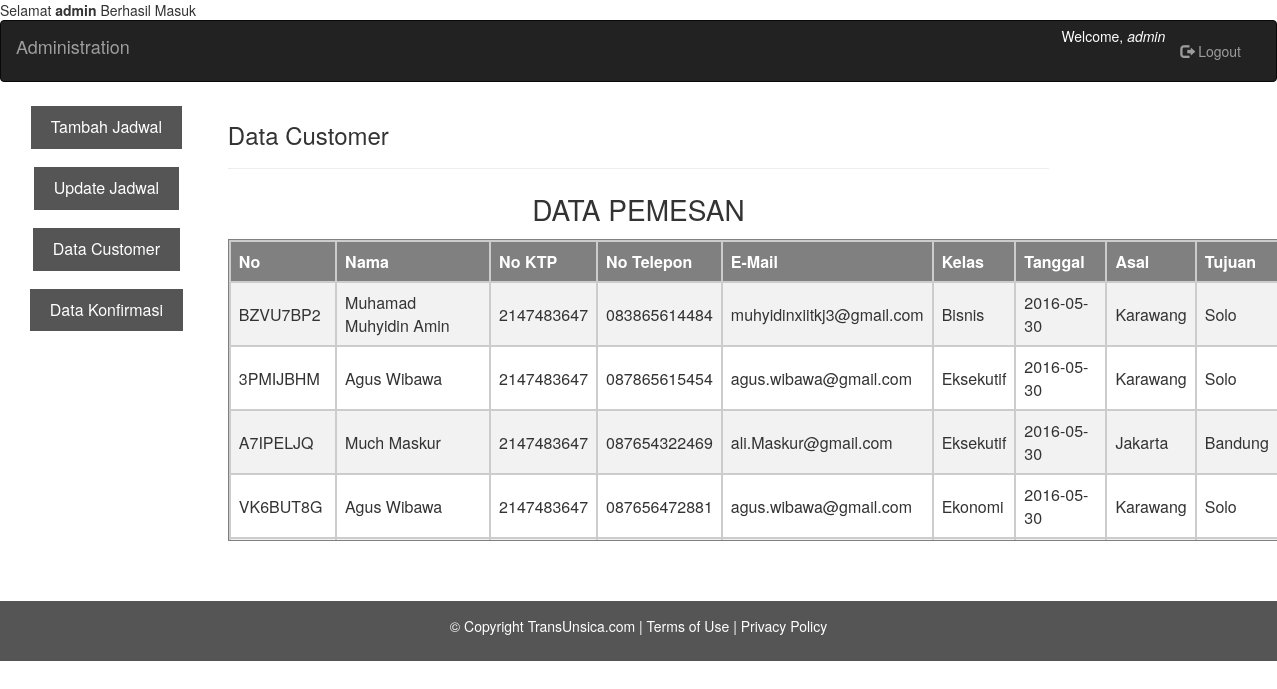
The app's page /Admin/Data-Customer.php (signed in) with its own data.
### tables this page shows
CREATE TABLE `tb_penumpang` (
  `No` varchar(8) NOT NULL DEFAULT '',
  `Nama` varchar(50) DEFAULT NULL,
  `NoKtp` int(16) DEFAULT NULL,
  `Telp` varchar(12) DEFAULT NULL,
  `Email` varchar(50) DEFAULT NULL
);

CREATE TABLE `tb_pesanan` (
  `No` varchar(8) NOT NULL DEFAULT '',
  `Kelas` varchar(20) DEFAULT NULL,
  `Tgl` date DEFAULT NULL,
  `Asal` varchar(30) DEFAULT NULL,
  `Tujuan` varchar(30) DEFAULT NULL
);

### Class/Database.php (the view, shortened to what this page needs)
<?php
class database{
    private $Host;
    private $userName;
    private $pass;
    private $name;
    private $con;
    function __construct($a, $b, $c, $d){
        $this->Host = $a;
        $this->userName = $b;
        $this->pass = $c;
        $this->name = $d;
    }
    public function connectMysql(){
        $con = mysqli_connect($this->Host, $this->userName, $this->pass, $this->name);
        $this->con = $con;
        return $con;
    }
    function tampilReport(){
        echo "<table id='validasi' border='1'>";
        echo "<tbody>";
        echo "<tr><th>No</th><th>Nama</th><th>No KTP</th><th>No Telepon</th><th>E-Mail</th>
                <th>Kelas</th><th>Tanggal</th><th>Asal</th><th>Tujuan</th></tr>";
        $query = "SELECT * FROM tb_penumpang,tb_pesanan where tb_penumpang.No = tb_pesanan.No";
        $result = mysqli_query($this->con, $query);
        while($field = mysqli_fetch_array ($result)){
            echo    "<tr><td>".$field['No']."</td><td>".$field['Nama'].
                    "</td><td>".$field['NoKtp']."</td><td>".$field['Telp'].
                    "</td><td>".$field['Email']."</td><td>".$field['Kelas'].
                    "</td><td>".$field['Tgl']."</td><td>".$field['Asal'].
                    "</td><td>".$field['Tujuan']."</td></tr>";
        }
        echo "</tbody>";
        echo "</table>";
    }
}
?>

### Admin/Session.php (shortened to what this page needs)
<?php
      if (empty($_SESSION['username'])) {
        header("location:index.php");
      }
      else {
        echo 'Selamat <b>'.$_SESSION['username'].'</b> Berhasil Masuk <br />';
        }
?>

### User/Head.php (shortened to what this page needs)
<?php
include('../Admin/session.php');
?>
<!DOCTYPE html>
<html lang="en">
<head>
  <link rel="stylesheet" href="../css/bootstrap.min.css">
  <link rel="stylesheet" type="text/css" href="../css/Style1.css" />
</head>
<body>
<nav class="navbar navbar-inverse">
  <div class="container-fluid">
    <div class="navbar-header">
      <a class="navbar-brand" href="Homepage.php">Administration</a>
    </div>
    <div class="collapse navbar-collapse" id="myNavbar">
      <ul class="nav navbar-nav navbar-right" id="log">
        <li>Welcome, <i><?php echo $_SESSION['username']; ?></i></li>
        <li><a href="logout.php"><span class="glyphicon glyphicon-log-out"></span> Logout</a></li>
      </ul>
    </div>
  </div>
</nav>
<div class="container-fluid text-center">
  <div class="row content">
    <div class="col-sm-2 sidenav">
      <p><a href="Add-Jadwal.php"><button class="button">Tambah Jadwal</button></a></p>
      <p><a href="Update-Jadwal.php"><button class="button button1">Update Jadwal</button></a></p>
      <p><a href="Data-Customer.php"><button class="button button2">Data Customer</button></a></p>
      <p><a href="Data-Confirm.php"><button class="button button2">Data Konfirmasi</button></a></p>
    </div>

### Admin/Data-Customer.php
<?php include "../User/head.php"?>
<link rel="stylesheet" type="text/css" href="../css/validasi.css" />
    <div class="col-sm-8 text-left">
      <h3>Data Customer</h3>
      <hr>
      <p class="p">DATA PEMESAN</p>
<?php
$id = new dbIdentity();
$db = new database($id->host, $id->user, $id->pass, $id->nameDb);
$db->connectMysql();
$db->tampilReport();
?>
<br />
<br />
<br />
    </div>
<?php include "../User/foot.php"?>

### User/Foot.php
</div>
</div>
<footer class="container-fluid text-center">
  <p>&copy; Copyright TransUnsica.com | Terms of Use | Privacy Policy</p>
</footer>
</body>
</html>

### CSS/Style1.css (style rules this page uses)
.row.content { height: 450px }
footer { background-color: #555; color: white; padding: 15px; }
#log { color: #ffffff;padding: 5px; }
.button { background-color: #555555; border: none; color: white; padding: 10px 20px; text-align: center; text-decoration: none; display: inline-block; font-size: 16px; margin: 4px 2px; cursor: pointer; }

### CSS/validasi.css (style rules this page uses)
th, td { border: 2px solid #cccccc; text-align: left; padding: 8px; }
tr:nth-child(even) { background-color: #f2f2f2 }
th { background-color: #808080; color: white; }
.p { text-align: center; font-size:200%; }
#validasi tbody { display:block;height:300px;overflow:auto;float:left;width:1050px; }

### records on screen
tb_penumpang: tb_pesanan.No "BZVU7BP2", Nama "Muhamad Muhyidin Amin", NoKtp "2147483647", Telp "083865614484", Email "muhyidinxiitkj3@gmail.com", tb_pesanan.Kelas "Bisnis", tb_pesanan.Tgl "2016-05-30", tb_pesanan.Asal "Karawang", tb_pesanan.Tujuan "Solo"
tb_penumpang: tb_pesanan.No "3PMIJBHM", Nama "Agus Wibawa", NoKtp "2147483647", Telp "087865615454", Email "agus.wibawa@gmail.com", tb_pesanan.Kelas "Eksekutif", tb_pesanan.Tgl "2016-05-30", tb_pesanan.Asal "Karawang", tb_pesanan.Tujuan "Solo"
tb_penumpang: tb_pesanan.No "A7IPELJQ", Nama "Much Maskur", NoKtp "2147483647", Telp "087654322469", Email "ali.Maskur@gmail.com", tb_pesanan.Kelas "Eksekutif", tb_pesanan.Tgl "2016-05-30", tb_pesanan.Asal "Jakarta", tb_pesanan.Tujuan "Bandung"
tb_penumpang: tb_pesanan.No "VK6BUT8G", Nama "Agus Wibawa", NoKtp "2147483647", Telp "087656472881", Email "agus.wibawa@gmail.com", tb_pesanan.Kelas "Ekonomi", tb_pesanan.Tgl "2016-05-30", tb_pesanan.Asal "Karawang", tb_pesanan.Tujuan "Solo"

### other values on screen
$_SESSION['username'] "admin"
